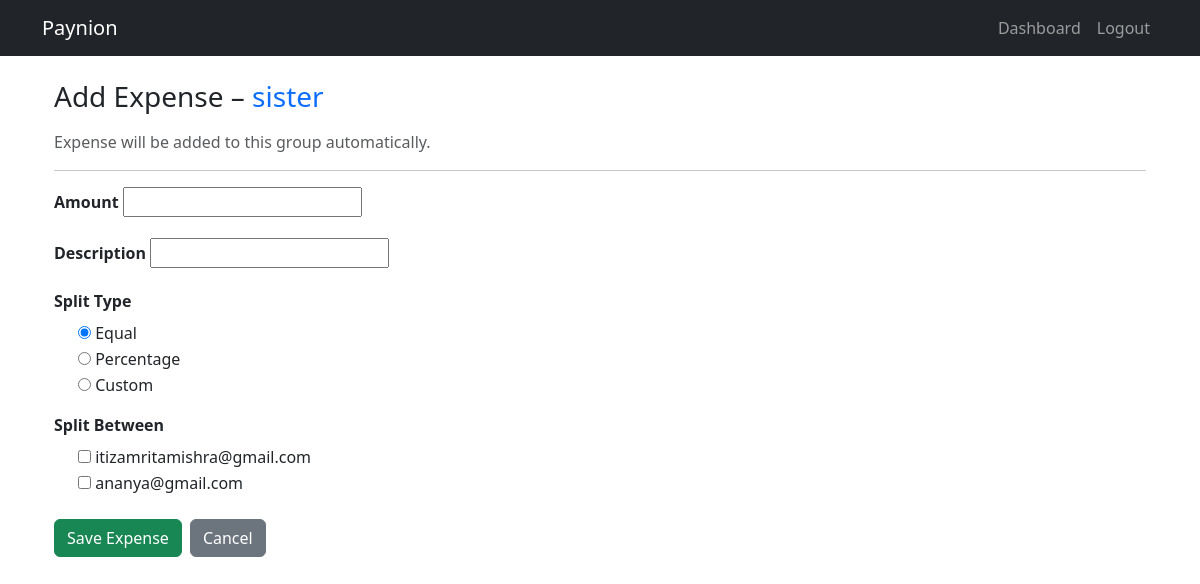
/expenses/add/2/ (signed in), run on an earlier commit of the app's database.
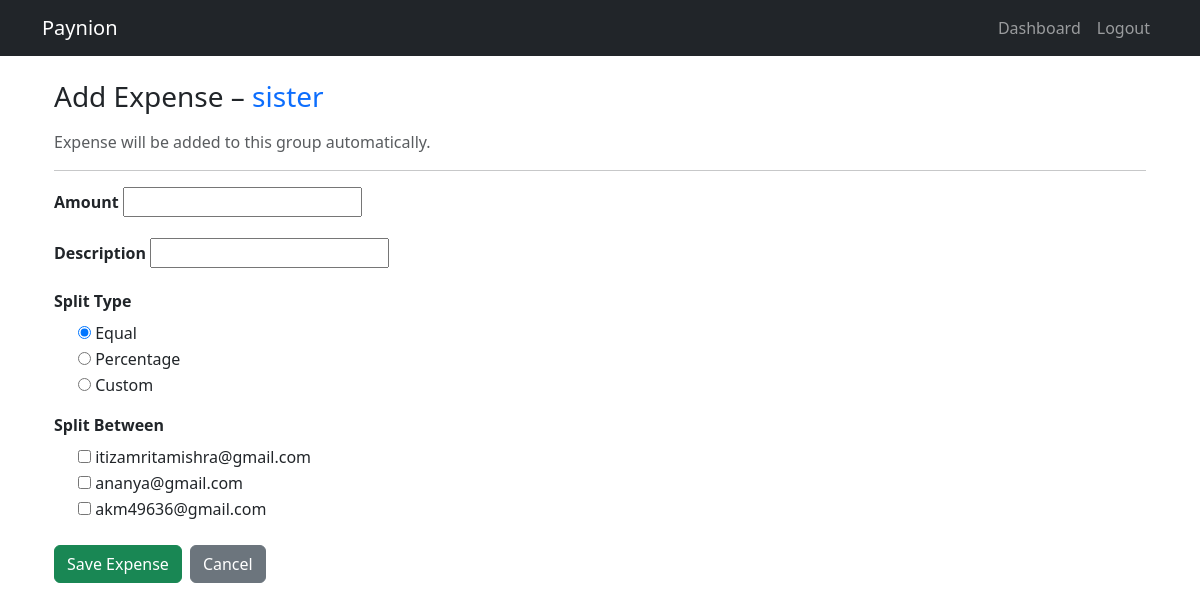
And on a later commit of the database.
### accounts/models.py (models this page shows)
class CustomUser(AbstractUser):
    email = models.EmailField(unique=True)
    full_name = models.CharField(max_length=255)
    phone = models.CharField(max_length=10, blank=True, null=True)
    profile_image = models.ImageField(upload_to=user_profile_path, default='default_profile.png')
    bio = models.CharField(max_length=255, blank=True, null=True)
    USERNAME_FIELD = 'email'
    REQUIRED_FIELDS = ['username', 'full_name']   # keep username but don't use for login
    def __str__(self):
        return self.email

### expenses/views.py (the view)
# urls.py: path("add/<int:group_id>/", add_expense, name="add_expense"),
@login_required
def add_expense(request, group_id):
    group = get_object_or_404(Group, id=group_id)
    if request.method == "POST":
        form = ExpenseForm(request.POST, group=group)
        if form.is_valid():
            expense = form.save(commit=False)
            expense.group = group
            expense.paid_by = request.user
            expense.save()
            users = form.cleaned_data["split_between"]
            expense.splits.all().delete()
            if expense.split_type == "equal":
                handle_equal_split(expense, users)
            elif expense.split_type == "percentage":
                handle_percentage_split(expense, users, request.POST)
            elif expense.split_type == "custom":
                handle_custom_split(expense, users, request.POST)
            messages.success(request, "Expense added successfully")
            return redirect("groups:group_detail", group.id)
    else:
        form = ExpenseForm(group=group)
    return render(request, "expenses/expense_form.html", {
        "form": form,
        "group": group
    })

### expenses/forms.py
class ExpenseForm(forms.ModelForm):
    split_between = forms.ModelMultipleChoiceField(
        queryset=User.objects.none(),
        widget=forms.CheckboxSelectMultiple,
        required=True
    )
    class Meta:
        model = Expense
        fields = [
            "amount",
            "description",
            "split_type",
        ]
        widgets = {
            "split_type": forms.RadioSelect()
        }
    def __init__(self, *args, **kwargs):
        group = kwargs.pop("group", None)
        super().__init__(*args, **kwargs)
        if group:
            self.fields["split_between"].queryset = group.members.all()
        else:
            self.fields["split_between"].queryset = User.objects.none()

### expenses/templates/expenses/expense_form.html (shortened to what this page needs)
{% extends "base.html" %}
{% block content %}
<div class="container mt-4">
    <h3 class="mb-3">
        {% if expense %}
            Edit Expense – <span class="text-primary">{{ expense.group.title }}</span>
        {% else %}
            Add Expense – <span class="text-primary">{{ group.title }}</span>
        {% endif %}
    </h3>
    <p class="text-muted">
        Expense will be added to this group automatically.
    </p>
    <hr>
    <form method="POST">
        <div class="mb-3">
            <label class="form-label fw-semibold">Amount</label>
            {{ form.amount }}
        </div>
        <div class="mb-3">
            <label class="form-label fw-semibold">Description</label>
            {{ form.description }}
        </div>
        <div class="mb-3">
            <label class="form-label fw-semibold">Split Type</label>
            {% for radio in form.split_type %}
            <div class="form-check">
                {{ radio.tag }}
                <label class="form-check-label">{{ radio.choice_label }}</label>
            </div>
            {% endfor %}
        </div>
        <div class="mb-3">
            <label class="form-label fw-semibold">Split Between</label>
            {% for user in form.split_between %}
            <div class="form-check">
                {{ user.tag }}
                <label class="form-check-label">{{ user.choice_label }}</label>
            </div>
            {% endfor %}
        </div>
        <div class="mt-4 d-flex gap-2">
            <button type="submit" class="btn btn-success" id="save-btn">
                {% if expense %}
                    Update Expense
                {% else %}
                    Save Expense
                {% endif %}
            </button>
            <a href="{% if expense %}{% url 'groups:group_detail' expense.group.id %}
                    {% else %}{% url 'groups:group_detail' group.id %}{% endif %}"
            class="btn btn-secondary">
                Cancel
            </a>
        </div>
    </form>
</div>
{% endblock %}

What changed in the data, as far as the page shows it:
added CustomUser: choice_label "akm49636@gmail.com"
